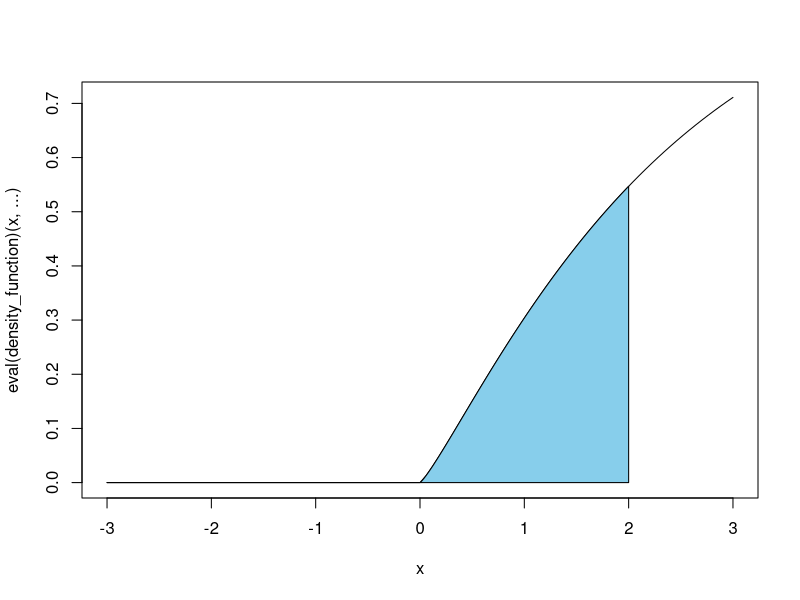

Recreate this plot in R.
color_dens_area <- function(density_function, area_below, ...) {
  
  # get coordinates on x, simple line
  cord.x <- c(-3, seq(-3, area_below, 0.01), area_below)
  
  # coordinates on y need to follow the specified density function
  cord.y <- c(0, eval(density_function)(seq(-3, area_below, 0.01), ...), 0)
  
  # draw the curve
  curve(eval(density_function)(x, ...), xlim = c(-3, 3))
  
  # draw the colored polygon marking the area below the input value
  polygon(cord.x, cord.y, col = 'skyblue')
}



color_dens_area(density_function = pgamma, area_below =  2, shape = 1.2, rate = 0.5)
